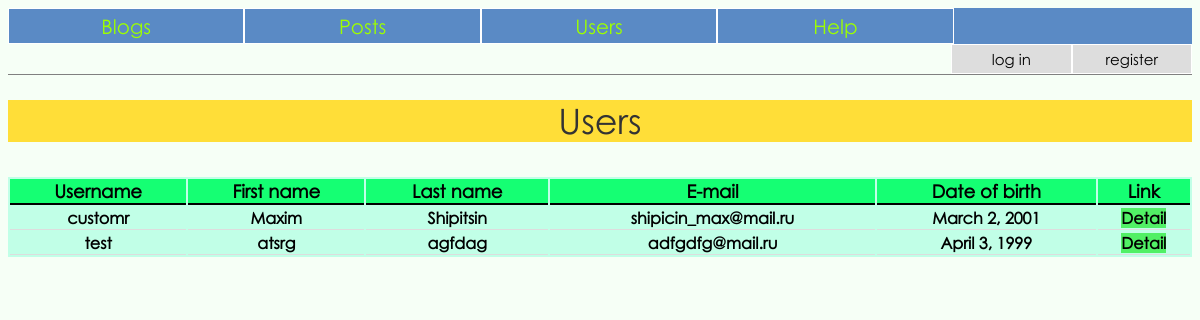
The app's page /users/, older data.
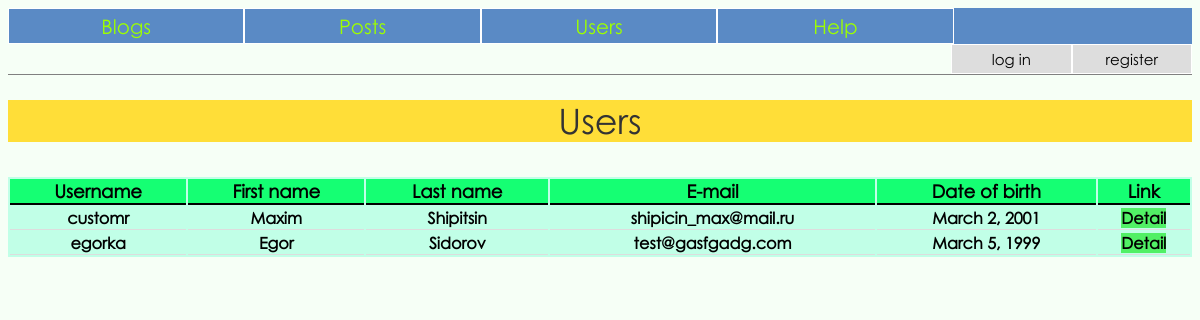
The same page, newer data.
### blog/models.py (models this page shows, shortened)
class MyUser(AbstractBaseUser):
	username = models.CharField('username', max_length=50, unique=True)
	first_name = models.CharField('first name', max_length=50)
	last_name = models.CharField('last name', max_length=50)
	email = models.EmailField(
		verbose_name='email address',
		max_length=255,
		unique=True,
	)
	date_of_birth = models.DateField()
	is_active = models.BooleanField(default=True)
	is_admin = models.BooleanField(default=False)
	objects = MyUserManager()
	USERNAME_FIELD = 'username'
	EMAIL_FIELD = 'email'
	REQUIRED_FIELDS = ['first_name', 'last_name', 'email', 'date_of_birth']

### blog/views.py (the view)
# urls.py: path('users/', views.get_users, name='users'),
def get_users(request):
	users = MyUser.objects.all()
	context = {'users': users}
	return render(request, 'blog/users.html', context)

### blog/templates/blog/users.html (shortened to what this page needs)
{% extends 'blog/base.html' %}
{% block content %}
<p class='title'>Users</p>
<div>
	<table>
		<thead>
			<tr>
				<th>Username</th>
				<th>First name</th>
				<th>Last name</th>
				<th>E-mail</th>
				<th>Date of birth</th>
				<th>Link</th>
			</tr>
		</thead>
		<tbody>
		{% for thisuser in users %}
			<tr>
				<th>{{ thisuser.username }}</th>
				<th>{{ thisuser.first_name }}</th>
				<th>{{ thisuser.last_name }}</th>
				<th>{{ thisuser.email }}</th>
				<th>{{ thisuser.date_of_birth }}</th>
				<th><a href="{% url 'blog:user' thisuser.id %}">Detail</a></th>
			</tr>
		{% endfor %}
		</tbody>
	</table>
</div>
{% endblock content %}

Row changes from the older to the newer data that the page shows:
removed MyUser: username "test", first_name "atsrg", last_name "agfdag", email "adfgdfg@mail.ru", date_of_birth "April 3, 1999"
added MyUser: username "egorka", first_name "Egor", last_name "Sidorov", email "test@gasfgadg.com", date_of_birth "March 5, 1999"
